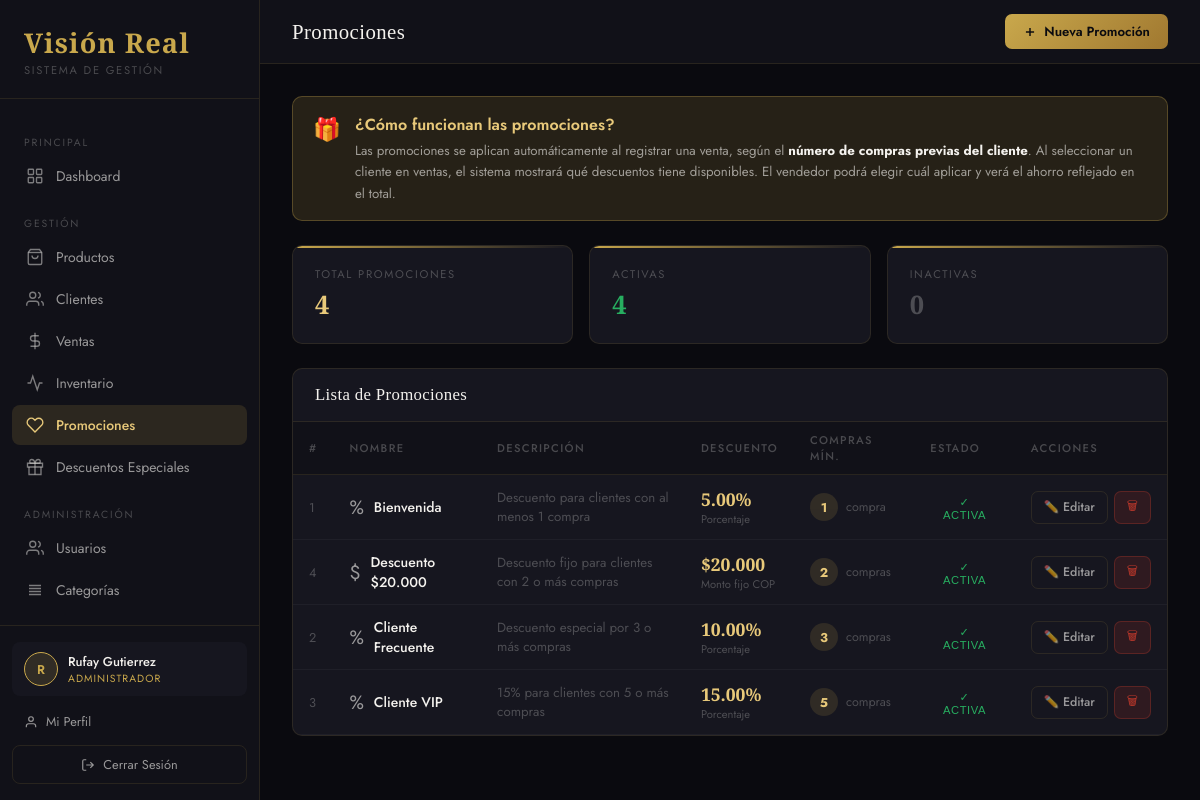
The page /views/promociones.php (signed in) on the database its author committed.
### tables this page shows
CREATE TABLE `promociones` (
  `id` int(11) NOT NULL,
  `nombre` varchar(200) NOT NULL,
  `descripcion` text DEFAULT NULL,
  `tipo` enum('porcentaje','monto_fijo') NOT NULL DEFAULT 'porcentaje',
  `valor` decimal(10,2) NOT NULL,
  `compras_minimas` int(11) NOT NULL DEFAULT 1,
  `activa` tinyint(1) DEFAULT 1,
  `created_at` timestamp NOT NULL DEFAULT current_timestamp()
);

### config/database.php (called while the page is built, shortened)
<?php
class Database {
    private static $instance = null;
    private $connection;
    private function __construct() {
        $this->connection = new mysqli(DB_HOST, DB_USER, DB_PASS, DB_NAME);
        $this->connection->set_charset(DB_CHARSET);
    }
    public static function getInstance() {
        if (self::$instance === null) self::$instance = new Database();
        return self::$instance;
    }
    public function query($sql)     { return $this->connection->query($sql); }
}
?>

### models/Promocion.php (called while the page is built, shortened)
<?php
require_once __DIR__ . '/../config/database.php';
class Promocion {
    private $db;
    public function __construct() { $this->db = Database::getInstance(); }
    public function getAll() {
        $r = $this->db->query("SELECT * FROM promociones ORDER BY compras_minimas ASC");
        $a = []; while($row = $r->fetch_assoc()) $a[] = $row; return $a;
    }
}
?>

### views/promociones.php (the view, shortened to what this page needs)
<?php
require_once __DIR__ . '/../models/Promocion.php';
$m = new Promocion();
$promociones = $m->getAll();
include __DIR__ . '/partials/head.php';
?>
<div class="layout">
<?php include __DIR__ . '/partials/sidebar.php'; ?>
<div class="main">
  <header class="topbar">
    <div class="topbar-left">
      <h1 class="page-title">Promociones</h1>
    </div>
    <div class="topbar-right">
      <button class="btn btn-primary" onclick="abrirNuevo()">
        <svg width="14" height="14" viewBox="0 0 24 24" fill="none" stroke="currentColor" stroke-width="2.5"><line x1="12" y1="5" x2="12" y2="19"/><line x1="5" y1="12" x2="19" y2="12"/></svg>
        Nueva Promoción
      </button>
    </div>
  </header>
  <div class="content">
    <div style="background:var(--gold-dim);border:1px solid rgba(201,168,76,0.3);border-radius:10px;padding:16px 20px;margin-bottom:24px;display:flex;align-items:flex-start;gap:14px">
      <span style="font-size:1.4rem">🎁</span>
      <div>
        <div style="font-weight:600;color:var(--gold-light);margin-bottom:4px">¿Cómo funcionan las promociones?</div>
        <div style="font-size:.83rem;color:var(--white-dim);line-height:1.6">
          Las promociones se aplican automáticamente al registrar una venta, según el <strong style="color:var(--white)">número de compras previas del cliente</strong>.
          Al seleccionar un cliente en ventas, el sistema mostrará qué descuentos tiene disponibles.
          El vendedor podrá elegir cuál aplicar y verá el ahorro reflejado en el total.
        </div>
      </div>
    </div>
    <div class="stats-grid" style="grid-template-columns:repeat(3,1fr);margin-bottom:24px">
      <div class="stat-card">
        <div class="stat-label">Total Promociones</div>
        <div class="stat-value" style="font-size:1.6rem"><?=count($promociones)?></div>
      </div>
      <div class="stat-card">
        <div class="stat-label">Activas</div>
        <div class="stat-value" style="font-size:1.6rem;color:var(--success)"><?=count(array_filter($promociones,fn($p)=>$p['activa']))?></div>
      </div>
      <div class="stat-card">
        <div class="stat-label">Inactivas</div>
        <div class="stat-value" style="font-size:1.6rem;color:var(--white-muted)"><?=count(array_filter($promociones,fn($p)=>!$p['activa']))?></div>
      </div>
    </div>
    <div class="card">
      <div class="card-header">
        <span class="card-title">Lista de Promociones</span>
      </div>
      <div class="table-wrap">
        <table id="tbl-promos">
          <thead>
            <tr>
              <th>#</th>
              <th>Nombre</th>
              <th>Descripción</th>
              <th>Descuento</th>
              <th>Compras Mín.</th>
              <th>Estado</th>
              <th>Acciones</th>
            </tr>
          </thead>
          <tbody>
            <?php if(empty($promociones)): ?>
            <tr><td colspan="7" class="table-empty">No hay promociones creadas</td></tr>
            <?php else: foreach($promociones as $p): ?>
            <tr>
              <td style="color:var(--white-muted);font-size:.8rem"><?=$p['id']?></td>
              <td>
                <div style="display:flex;align-items:center;gap:10px">
                  <span style="font-size:1.2rem"><?=$p['tipo']==='porcentaje'?'%':'$'?></span>
                  <strong><?=htmlspecialchars($p['nombre'])?></strong>
                </div>
              </td>
              <td style="color:var(--white-muted);font-size:.83rem"><?=htmlspecialchars($p['descripcion']?:'—')?></td>
              <td>
                <span style="font-family:var(--font-display);font-size:1.1rem;color:var(--gold-light);font-weight:600">
                  <?php if($p['tipo']==='porcentaje'): ?>
                    <?=$p['valor']?>%
                  <?php else: ?>
                    $<?=number_format($p['valor'],0,',','.')?>
                  <?php endif; ?>
                </span>
                <span style="font-size:.7rem;color:var(--white-muted);display:block">
                  <?=$p['tipo']==='porcentaje'?'Porcentaje':'Monto fijo COP'?>
                </span>
              </td>
              <td>
                <div style="display:flex;align-items:center;gap:8px">
                  <span style="width:28px;height:28px;border-radius:50%;background:var(--gold-dim);color:var(--gold-light);display:flex;align-items:center;justify-content:center;font-size:.8rem;font-weight:700"><?=$p['compras_minimas']?></span>
                  <span style="font-size:.78rem;color:var(--white-muted)">compra<?=$p['compras_minimas']>1?'s':''?></span>
                </div>
              </td>
              <td>
                <button onclick="toggleEstado(<?=$p['id']?>)" class="badge <?=$p['activa']?'badge-success':'badge-danger'?>" style="cursor:pointer;border:none;background:inherit">
                  <?=$p['activa']?'✓ Activa':'✕ Inactiva'?>
                </button>
              </td>
              <td>
                <div style="display:flex;gap:6px">
                  <button class="btn btn-outline btn-sm" onclick="abrirEditar(this)">✏️ Editar</button>
                  <button class="btn btn-danger btn-sm" onclick="eliminar(this)">🗑</button>
                </div>
              </td>
            </tr>
            <?php endforeach; endif; ?>
          </tbody>
        </table>
      </div>
    </div>
  </div>
</div>
</div>
</body>
</html>

### assets/css/style.css (style rules this page uses)
:root { --bg-dark: #0a0a0f; --bg-panel: #111118; --bg-card: #16161f; --bg-hover: #1c1c28; --gold: #c9a84c; --gold-light: #e8c97a; --gold-dim: rgba(201,168,76,0.15); --white: #f4f2ee; --white-dim: rgba(244,242,238,0.6); --white-muted: rgba(244,242,238,0.25); --danger: #c0392b; --danger-dim: rgba(192,57,43,0.15); --success: #27ae60; --success-dim: rgba(39,174,96,0.15); --warning: #e67e22; --warning-dim: rgba(230,126,34,0.15); --border: rgba(201,168,76,0.12); --sidebar-w: 260px; --radius: 10px; --shadow: 0 4px 24px rgba(0,0,0,0.4); --font-display:'Cormorant Garamond', serif; --font-body: 'Jost', sans-serif; --transition: 0.2s ease; }
*, *::before, *::after { box-sizing: border-box; margin: 0; padding: 0; }
html { font-size: 16px; scroll-behavior: smooth; }
body { font-family: var(--font-body); background: var(--bg-dark); color: var(--white); min-height: 100vh; overflow-x: hidden; }
.layout { display: flex; min-height: 100vh; }
.main { margin-left: var(--sidebar-w); flex: 1; display: flex; flex-direction: column; min-height: 100vh; }
.topbar { display: flex; align-items: center; justify-content: space-between; padding: 0 32px; height: 64px; border-bottom: 1px solid var(--border); background: var(--bg-panel); position: sticky; top: 0; z-index: 50; }
.topbar-left { display: flex; align-items: center; gap: 12px; }
.page-title { font-family: var(--font-display); font-size: 1.3rem; font-weight: 500; color: var(--white); letter-spacing: 0.02em; }
.topbar-right { display: flex; align-items: center; gap: 12px; }
.content { padding: 32px; flex: 1; }
.stats-grid { display: grid; grid-template-columns: repeat(auto-fit, minmax(200px, 1fr)); gap: 16px; margin-bottom: 28px; }
.stat-card { background: var(--bg-card); border: 1px solid var(--border); border-radius: var(--radius); padding: 20px 22px; position: relative; overflow: hidden; transition: all var(--transition); }
.stat-card::before { content: ''; position: absolute; top: 0; left: 0; right: 0; height: 2px; background: linear-gradient(90deg, var(--gold), transparent); }
.stat-label { font-size: 0.7rem; text-transform: uppercase; letter-spacing: 0.15em; color: var(--white-muted); margin-bottom: 10px; }
.stat-value { font-family: var(--font-display); font-size: 2rem; font-weight: 600; color: var(--gold-light); line-height: 1; margin-bottom: 6px; }
.card { background: var(--bg-card); border: 1px solid var(--border); border-radius: var(--radius); overflow: hidden; }
.card-header { display: flex; align-items: center; justify-content: space-between; padding: 16px 22px; border-bottom: 1px solid var(--border); }
.card-title { font-family: var(--font-display); font-size: 1.05rem; font-weight: 500; color: var(--white); letter-spacing: 0.02em; }
.table-wrap { overflow-x: auto; }
table { width: 100%; border-collapse: collapse; font-size: 0.875rem; }
thead th { padding: 10px 16px; text-align: left; font-size: 0.7rem; text-transform: uppercase; letter-spacing: 0.12em; color: var(--white-muted); font-weight: 500; border-bottom: 1px solid var(--border); background: var(--bg-panel); }
tbody tr { border-bottom: 1px solid rgba(255,255,255,0.04); transition: background var(--transition); }
td { padding: 12px 16px; color: var(--white-dim); vertical-align: middle; }
td strong { color: var(--white); font-weight: 500; }
.badge { display: inline-flex; align-items: center; padding: 3px 10px; border-radius: 20px; font-size: 0.7rem; font-weight: 500; letter-spacing: 0.05em; text-transform: uppercase; }
.badge-success { background: var(--success-dim); color: var(--success); }
.btn { display: inline-flex; align-items: center; gap: 7px; padding: 8px 18px; border-radius: 7px; font-family: var(--font-body); font-size: 0.825rem; font-weight: 500; border: none; cursor: pointer; transition: all var(--transition); text-decoration: none; white-space: nowrap; }
.btn-primary { background: linear-gradient(135deg, var(--gold), #a07830); color: #0a0a0f; font-weight: 600; }
.btn-outline { background: transparent; border: 1px solid var(--border); color: var(--white-dim); }
.btn-danger { background: var(--danger-dim); color: var(--danger); border: 1px solid rgba(192,57,43,0.3); }
.btn-sm { padding: 5px 12px; font-size: 0.775rem; }

### rows shown on the page
promociones: id "1", nombre "Bienvenida", descripcion "Descuento para clientes con al menos 1 compra", valor "5.00", tipo "Porcentaje", compras_minimas "1", activa "✓ ACTIVA"
promociones: id "4", nombre "Descuento $20.000", descripcion "Descuento fijo para clientes con 2 o más compras", valor "20.000", tipo "Monto fijo COP", compras_minimas "2", activa "✓ ACTIVA"
promociones: id "2", nombre "Cliente Frecuente", descripcion "Descuento especial por 3 o más compras", valor "10.00", tipo "Porcentaje", compras_minimas "3", activa "✓ ACTIVA"
promociones: id "3", nombre "Cliente VIP", descripcion "15% para clientes con 5 o más compras", valor "15.00", tipo "Porcentaje", compras_minimas "5", activa "✓ ACTIVA"

### other values the page prints
$ini "R"
$user['nombre'] "Rufay Gutierrez"
$user['rol'] "ADMINISTRADOR"
count($promociones) "4"
count(array_filter($promociones,fn($p)=>$p['activa'])) "4"
count(array_filter($promociones,fn($p)=>!$p['activa'])) "0"
